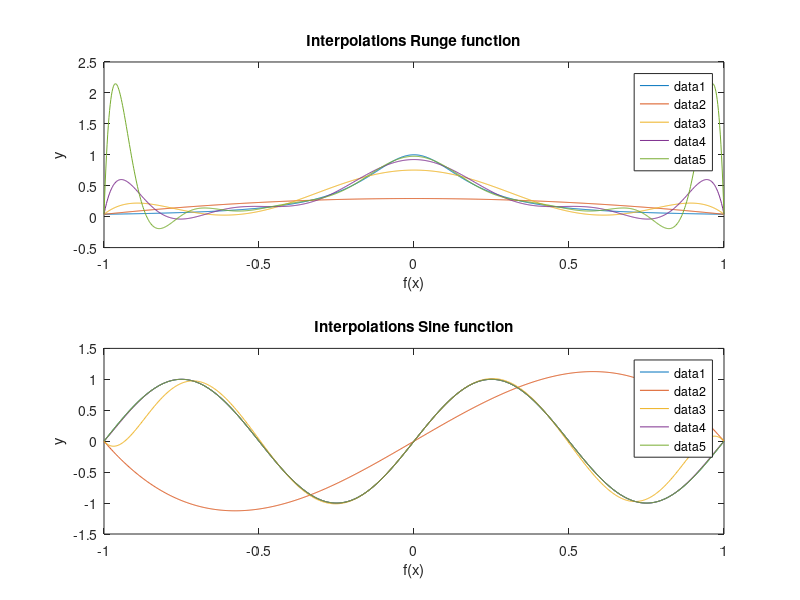

This chart was generated by the following MATLAB code:
function [V, original_Runge, original_sine, interpolated_Runge, interpolated_sine] = zadanie1()
% Rozmiar tablic komórkowych (cell arrays) V, interpolated_Runge, interpolated_sine: [1,4].
% V{i} zawiera macierz Vandermonde wyznaczoną dla liczby węzłów interpolacji równej N(i)
% original_Runge - wektor wierszowy zawierający wartości funkcji Runge dla wektora x_fine=linspace(-1, 1, 1000)
% original_sine - wektor wierszowy zawierający wartości funkcji sinus dla wektora x_fine
% interpolated_Runge{i} stanowi wierszowy wektor wartości funkcji interpolującej 
%       wyznaczonej dla funkcji Runge (wielomian stopnia N(i)-1) w punktach x_fine
% interpolated_sine{i} stanowi wierszowy wektor wartości funkcji interpolującej
%       wyznaczonej dla funkcji sinus (wielomian stopnia N(i)-1) w punktach x_fine
    N = 4:4:16;
    x_fine = linspace(-1, 1, 1000);
    original_Runge = 1./(1 + 25 * x_fine.^2);

    subplot(2,1,1);
    plot(x_fine, original_Runge);
    hold on;
    interpolated_Runge = cell(1,length(N));
    for i = 1:length(N)
        V{i} = vandermonde_matrix(N(i));% macierz Vandermonde
        x = linspace(-1, 1, N(i)); % węzły interpolacji
        y = 1./(1 + 25 * x.^2); % wartości funkcji interpolowanej w węzłach interpolacji
        c_runge = V{i}\y'; % współczynniki wielomianu interpolującego
        interpolated_Runge{i} = polyval(flipud(c_runge), x_fine); % interpolacja
        plot(x_fine, interpolated_Runge{i}); % plot interpolated_Runge{i}
    end

    title('Interpolations Runge function')
    xlabel('f(x)')
    ylabel('y')
    legend('show');
    hold off

    original_sine = sin(2 * pi * x_fine);
    subplot(2,1,2);
    plot(x_fine, original_sine);
    hold on;
    interpolated_sine = cell(1, length(N));
    for i = 1:length(N)
        x = linspace(-1, 1, N(i));
        y = sin(2 * pi * x);
        c_runge = V{i}\y';
        interpolated_sine{i} = polyval(flipud(c_runge), x_fine);
        plot(x_fine, interpolated_sine{i}) % plot interpolated_sine{i}
    end


    title('Interpolations Sine function')
    xlabel('f(x)')
    ylabel('y')
    legend('show');
    hold off
end

function V = vandermonde_matrix(N)
    % Generuje macierz Vandermonde dla N równomiernie rozmieszczonych w przedziale [-1, 1] węzłów interpolacji
    x_coarse = linspace(-1,1,N);
    V = [];

     for i = 1:N
        for j = 1:N
            V(i,j) = x_coarse(i)^(j - 1);
        end
    end
end